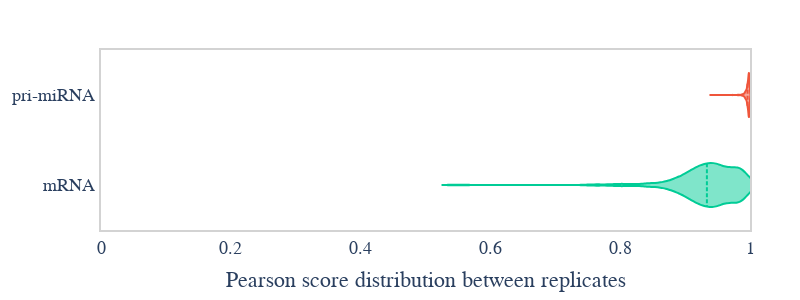

The code cell stored with this chart in its notebook:
### Markdown cell above
## Compute scores

### Code cell
import plotly.graph_objects as go

# set default font to helvetica light
import plotly.io as pio
pio.templates.default = "plotly_white"
pio.templates["plotly_white"].layout.font.family = "Helvetica Neue, Helvetica, Arial, sans-serif"

def compute_score_between_replicates(df, score):
    scores = []
    for (ref, plate), group in tqdm.tqdm(df.groupby(['reference', 'plate']), total=len(df['reference'].unique())):
        A = group[group['replicate'] == 'A']
        B = group[group['replicate'] == 'B']
        dataset = group['dataset'].values[0]
        scores.append({
            'reference': ref,
            'plate': plate,
            'replicate': 'A',
            score.name: score(A, B),
            'dataset': dataset
        })
        scores.append({
            'reference': ref,
            'plate': plate,
            'replicate': 'B',
            score.name: score(B, A),
            'dataset': dataset
        })
    
    return pd.DataFrame(scores)


import plotly
colors = plotly.colors.qualitative.Plotly

def violin_plot(df, scores, score, min_X):  
    fig = go.Figure()
    for name, dataset in scores.groupby('dataset'):
        fig.add_trace(go.Violin(x=dataset[score.name], name=name,# + ' (N={:,})'.format(len(dataset)),
                            meanline_visible=True,
                            # dont show outliers
                            marker=dict(color=colors[2 if name == 'mRNA' else 1]),
                            points=False,
                            ))

    fig.update_layout(
        title='{} score distribution between replicates'.format(score.name),
        xaxis_title=score.name + ' score',
        # yaxis_title='dataset',
        bargap=0.2,
        bargroupgap=0.1,
        xaxis_range=[min_X, 1],
        showlegend=False,
        width=800,    
        paper_bgcolor='white',  # Background color of the entire plot
        plot_bgcolor='white',  # Background color of the plot area
        # add a frame
        margin=dict(l=50, r=50, t=50, b=50),  # Adjust margins
        xaxis=dict(
            showline=True,
            linewidth=2,
            linecolor='lightgrey',
            mirror=True,
            showgrid=False,
            gridcolor='white',
            gridwidth=2,
        ),
        yaxis=dict(
            showline=True,
            linewidth=2,
            linecolor='lightgrey',
            mirror=True,
            showgrid=False,
            gridcolor='white',
            gridwidth=2,
        ),
        font=dict(
        size=18,
    )
    )
    
    # add median value on the plot
    # pri-miRNA

    return fig
    
def normalize(x, mask=None):
    x = np.array(x)
    mask = x != -1000. if mask is None else mask
    per90 = np.percentile(x, 90)
    y = np.clip(x[mask] / per90, 0, 1)
    x[mask] = y
    return x


def pearson_score(x, y):
    if isinstance(x, np.ndarray) and isinstance(y, np.ndarray):
        A, B = x, y
    else:
        if not len(x['sub_rate'].values) or not len(y['sub_rate'].values):
            return np.nan
        A, B = x['sub_rate'].values[0], y['sub_rate'].values[0]
    mask = (A != -1000.) & (B != -1000.)
    A, B = A[mask], B[mask]
    return np.corrcoef(A, B)[0, 1]

pearson_score.name = 'pearson'


fig = violin_plot(df, compute_score_between_replicates(df, pearson_score), pearson_score, 0.).update_layout(width=800, height=300)#.show()
fig.update_xaxes(
    title = 'Pearson score distribution between replicates',
)
fig.update_layout(title="")
fig.show()
# save figure as pdf
import plotly.io as pio
pio.write_image(fig, 'images/c_data_quality.pdf')

### Figure 1 — Plotly figure (JSON) as saved in the notebook; plotly's stock layout.template omitted (floating-point values rounded to 4 significant figures; data arrays with more than 128 entries replaced by an {"elided": "..."} marker saying what was removed)
{"data": [{"marker": {"color": "#00CC96"}, "meanline": {"visible": true}, "name": "mRNA", "points": false, "type": "violin", "x": {"elided": "1316 float values"}}, {"marker": {"color": "#EF553B"}, "meanline": {"visible": true}, "name": "pri-miRNA", "points": false, "type": "violin", "x": {"elided": "2142 float values"}}], "layout": {"bargap": 0.2, "bargroupgap": 0.1, "font": {"size": 18}, "height": 300, "margin": {"b": 50, "l": 50, "r": 50, "t": 50}, "paper_bgcolor": "white", "plot_bgcolor": "white", "showlegend": false, "title": {"text": ""}, "width": 800, "xaxis": {"gridcolor": "white", "gridwidth": 2, "linecolor": "lightgrey", "linewidth": 2, "mirror": true, "range": [0, 1], "showgrid": false, "showline": true, "title": {"text": "Pearson score distribution between replicates"}}, "yaxis": {"gridcolor": "white", "gridwidth": 2, "linecolor": "lightgrey", "linewidth": 2, "mirror": true, "showgrid": false, "showline": true}}}
